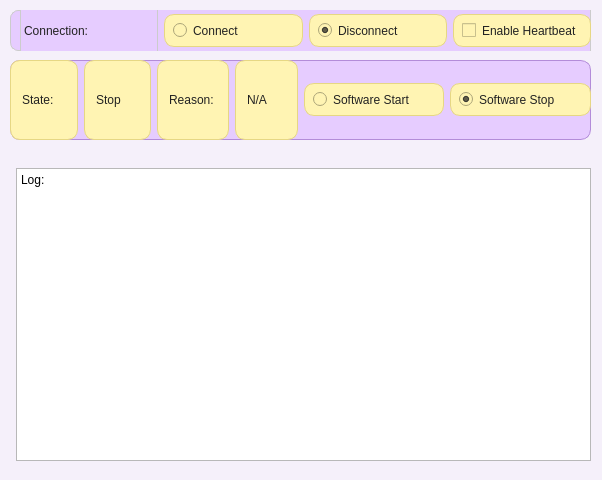
<?xml version="1.0" encoding="UTF-8"?>
<ui version="4.0">
 <class>Dialog</class>
 <widget class="QDialog" name="Dialog">
  <property name="geometry">
   <rect>
    <x>0</x>
    <y>0</y>
    <width>602</width>
    <height>480</height>
   </rect>
  </property>
  <property name="windowTitle">
   <string>Dialog</string>
  </property>
  <property name="styleSheet">
<string notr="true">QDialog#Dialog {
background-color: #f5f0fa;
color: #222222;
}</string>
</property>
  <widget class="QWidget" name="ConnectionState" native="true">
   <property name="geometry">
    <rect>
     <x>10</x>
     <y>10</y>
     <width>581</width>
     <height>41</height>
    </rect>
   </property>
   <property name="styleSheet">
    <string notr="true">background-color: #e6ccff;

border: 1px solid #cccccc;
border-radius: 8px;
</string>
   </property>
   <widget class="QWidget" name="horizontalWidget_2" native="true">
    <property name="geometry">
     <rect>
      <x>10</x>
      <y>-10</y>
      <width>571</width>
      <height>61</height>
     </rect>
    </property>
    <layout class="QHBoxLayout" name="TopRow">
     <item>
      <widget class="QLabel" name="ConnectionLabel">
       <property name="enabled">
        <bool>true</bool>
       </property>
       <property name="styleSheet">
        <string notr="true">color: #222222; background-color: transparent;</string>
       </property>
       <property name="frameShape">
        <enum>QFrame::Shape::NoFrame</enum>
       </property>
       <property name="frameShadow">
        <enum>QFrame::Shadow::Raised</enum>
       </property>
       <property name="text">
        <string>Connection:</string>
       </property>
      </widget>
     </item>
     <item>
      <widget class="QRadioButton" name="Connect">
       <property name="styleSheet">
        <string notr="true">background-color: #fff4b3;
color: #222222;
border: 1px solid #e6d784;
border-radius: 10px;
padding: 8px;
</string>
       </property>
       <property name="text">
        <string>Connect</string>
       </property>
       <property name="checked">
        <bool>false</bool>
       </property>
      </widget>
     </item>
     <item>
      <widget class="QRadioButton" name="Disconnect">
       <property name="styleSheet">
        <string notr="true">background-color: #fff4b3;
color: #222222;
border: 1px solid #e6d784;
border-radius: 10px;
padding: 8px;
</string>
       </property>
       <property name="text">
        <string>Disconnect</string>
       </property>
       <property name="checked">
        <bool>true</bool>
       </property>
      </widget>
     </item>
     <item>
      <widget class="QCheckBox" name="Heartbeat">
       <property name="styleSheet">
        <string notr="true">background-color: #fff4b3;
color: #222222;
border: 1px solid #e6d784;
border-radius: 10px;
padding: 8px;
</string>
       </property>
       <property name="text">
        <string>Enable Heartbeat</string>
       </property>
       <property name="checked">
        <bool>false</bool>
       </property>
      </widget>
     </item>
    </layout>
   </widget>
  </widget>
  <widget class="QFrame" name="Software">
   <property name="geometry">
    <rect>
     <x>10</x>
     <y>60</y>
     <width>581</width>
     <height>80</height>
    </rect>
   </property>
   <property name="styleSheet">
    <string notr="true">QFrame {
    background-color: #e6ccff;
    border-radius: 10px;
    border: 1px solid #b38cd9;
}
</string>
   </property>
   <property name="frameShape">
    <enum>QFrame::Shape::StyledPanel</enum>
   </property>
   <property name="frameShadow">
    <enum>QFrame::Shadow::Raised</enum>
   </property>
   <widget class="QWidget" name="horizontalWidget" native="true">
    <property name="geometry">
     <rect>
      <x>0</x>
      <y>0</y>
      <width>581</width>
      <height>80</height>
     </rect>
    </property>
    <layout class="QHBoxLayout" name="horizontalLayout">
     <item>
      <layout class="QHBoxLayout" name="State">
       <item>
        <widget class="QLabel" name="StateLabel">
         <property name="styleSheet">
          <string notr="true">background-color: #fff4b3;
color: #222222;
border: 1px solid #e6d784;
border-radius: 10px;
padding: 8px;
</string>
         </property>
         <property name="text">
          <string>State: </string>
         </property>
        </widget>
       </item>
       <item>
        <widget class="QLabel" name="CurrState">
         <property name="styleSheet">
          <string notr="true">background-color: #fff4b3;
color: #222222;
border: 1px solid #e6d784;
border-radius: 10px;
padding: 8px;
</string>
         </property>
         <property name="text">
          <string>Stop</string>
         </property>
        </widget>
       </item>
      </layout>
     </item>
     <item>
      <layout class="QHBoxLayout" name="Reason">
       <item>
        <widget class="QLabel" name="ReasonLabel">
         <property name="styleSheet">
          <string notr="true">background-color: #fff4b3;
color: #222222;
border: 1px solid #e6d784;
border-radius: 10px;
padding: 8px;
</string>
         </property>
         <property name="text">
          <string>Reason: </string>
         </property>
        </widget>
       </item>
       <item>
        <widget class="QLabel" name="CurrReason">
         <property name="styleSheet">
          <string notr="true">background-color: #fff4b3;
color: #222222;
border: 1px solid #e6d784;
border-radius: 10px;
padding: 8px;
</string>
         </property>
         <property name="text">
          <string>N/A</string>
         </property>
        </widget>
       </item>
      </layout>
     </item>
     <item>
      <widget class="QRadioButton" name="SoftwareStart">
       <property name="styleSheet">
        <string notr="true">background-color: #fff4b3;
color: #222222;
border: 1px solid #e6d784;
border-radius: 10px;
padding: 8px;
</string>
       </property>
       <property name="text">
        <string>Software Start</string>
       </property>
      </widget>
     </item>
     <item>
      <widget class="QRadioButton" name="SoftwareStop">
       <property name="styleSheet">
        <string notr="true">background-color: #fff4b3;
color: #222222;
border: 1px solid #e6d784;
border-radius: 10px;
padding: 8px;
</string>
       </property>
       <property name="text">
        <string>Software Stop</string>
       </property>
       <property name="checked">
        <bool>true</bool>
       </property>
      </widget>
     </item>
    </layout>
   </widget>
  </widget>
  <widget class="QWidget" name="verticalLayoutWidget">
   <property name="geometry">
    <rect>
     <x>10</x>
     <y>150</y>
     <width>581</width>
     <height>311</height>
    </rect>
   </property>
   <layout class="QVBoxLayout" name="GeneralFrame">
    <item>
     <layout class="QHBoxLayout" name="TempGraphs">
      <item>
       <widget class="QWidget" name="Temp1" native="true"/>
      </item>
      <item>
       <widget class="QWidget" name="Temp2" native="true"/>
      </item>
      <item>
       <widget class="QWidget" name="Temp3" native="true"/>
      </item>
     </layout>
    </item>
    <item>
     <layout class="QHBoxLayout" name="VoltageGraphs">
      <item alignment="Qt::AlignmentFlag::AlignHCenter">
       <widget class="QWidget" name="Voltage1" native="true"/>
      </item>
      <item>
       <widget class="QWidget" name="Voltage2" native="true"/>
      </item>
      <item>
       <widget class="QWidget" name="Voltage3" native="true"/>
      </item>
     </layout>
    </item>
    <item>
     <layout class="QHBoxLayout" name="CurrentFlowGraphs">
      <item>
       <widget class="QWidget" name="Current1" native="true"/>
      </item>
      <item>
       <widget class="QWidget" name="Current2" native="true"/>
      </item>
      <item>
       <widget class="QWidget" name="Flow" native="true"/>
      </item>
     </layout>
    </item>
    <item>
     <layout class="QHBoxLayout" name="RPMandLog">
      <item>
       <widget class="QWidget" name="RPM" native="true"/>
      </item>
      <item>
       <widget class="QTextEdit" name="Log">
        <property name="html">
         <string>&lt;!DOCTYPE HTML PUBLIC &quot;-//W3C//DTD HTML 4.0//EN&quot; &quot;http://www.w3.org/TR/REC-html40/strict.dtd&quot;&gt;
&lt;html&gt;&lt;head&gt;&lt;meta name=&quot;qrichtext&quot; content=&quot;1&quot; /&gt;&lt;meta charset=&quot;utf-8&quot; /&gt;&lt;style type=&quot;text/css&quot;&gt;
p, li { white-space: pre-wrap; }
hr { height: 1px; border-width: 0; }
li.unchecked::marker { content: &quot;\2610&quot;; }
li.checked::marker { content: &quot;\2612&quot;; }
&lt;/style&gt;&lt;/head&gt;&lt;body style=&quot; font-family:'Segoe UI'; font-size:9pt; font-weight:400; font-style:normal;&quot;&gt;
&lt;p style=&quot; margin-top:0px; margin-bottom:0px; margin-left:0px; margin-right:0px; -qt-block-indent:0; text-indent:0px;&quot;&gt;Log: &lt;/p&gt;&lt;/body&gt;&lt;/html&gt;</string>
        </property>
       </widget>
      </item>
     </layout>
    </item>
   </layout>
  </widget>
 </widget>
 <resources/>
 <connections/>
</ui>
